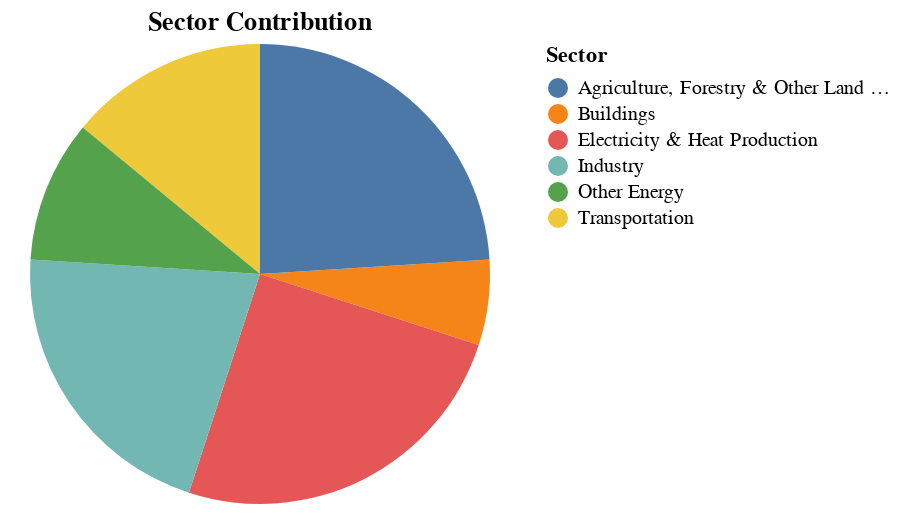

Write the Vega-Lite specification saved for this chart.
### Vega-Lite specification from a JSON file in a GitHub repository (floating-point values rounded to 4 significant figures)
{"$schema": "https://vega.github.io/schema/vega-lite/v5.json", "title": {"text": "Sector Contribution"}, "width": 250, "height": 230, "config": {"style": {"cell": {"stroke": "transparent"}}}, "data": {"values": [{"Sector": "Buildings", "Value": 6}, {"Sector": "Electricity & Heat Production", "Value": 25}, {"Sector": "Agriculture, Forestry & Other Land Use", "Value": 24}, {"Sector": "Transportation", "Value": 14}, {"Sector": "Industry", "Value": 21}, {"Sector": "Other Energy", "Value": 10}]}, "mark": {"type": "arc", "tooltip": true}, "encoding": {"color": {"field": "Sector", "type": "nominal"}, "theta": {"field": "Value", "type": "quantitative"}}}
